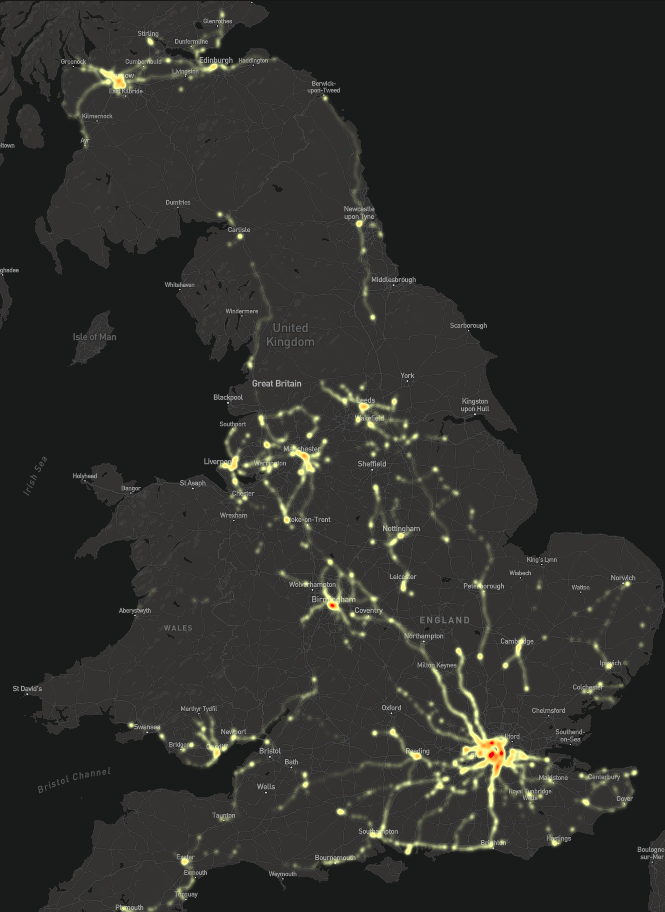

Generate this figure with R:
library(tidyverse)
library(lubridate)
library(sf)
library(rdeck)

ukgrid <- "+init=epsg:27700"
latlong <- "+init=epsg:4326"

raw_df <- data.table::fread("../../train_uk/trains.csv") %>% as_tibble() %>% 
  mutate(V8=ymd_hms(V8))

raw_sf <- raw_df %>% st_as_sf(coords = c("V4", "V5"))
st_crs(raw_sf) <- ukgrid
train_sf <- st_transform(raw_sf,latlong)

train_sf_lstr <- train_sf %>% 
  select(V1,V8,geometry) %>% 
  group_by(V1) %>% dplyr::summarise(npts=n(),time=list(as.numeric(V8)-1637329241),do_union=FALSE) %>% st_cast("LINESTRING")
train_sf_lstr <- train_sf_lstr %>% dplyr::filter(npts>=5)

train_sf_lstr$time <- map(train_sf_lstr$time,function(x) x/80000)

rdeck(
  map_style = mapbox_dark(),
  initial_bounds = st_bbox(train_sf_lstr),
) %>% 
  add_trips_layer(
    name = "trains",
    data = train_sf_lstr,width_units = "pixels",loop_length = 1,animation_speed = 0.4,trail_length = 0.01,
    width_min_pixels = 2,get_color = "#ffffff",
    get_timestamps = time,get_path = geometry
  )

rdeck(
  map_style = mapbox_dark(),
  initial_bounds = st_bbox(train_sf),
) %>% 
  add_heatmap_layer(
    name = "trains",
    data = train_sf,
    get_position = geometry,
    radius_pixels = 20,threshold = 0.1
  )
